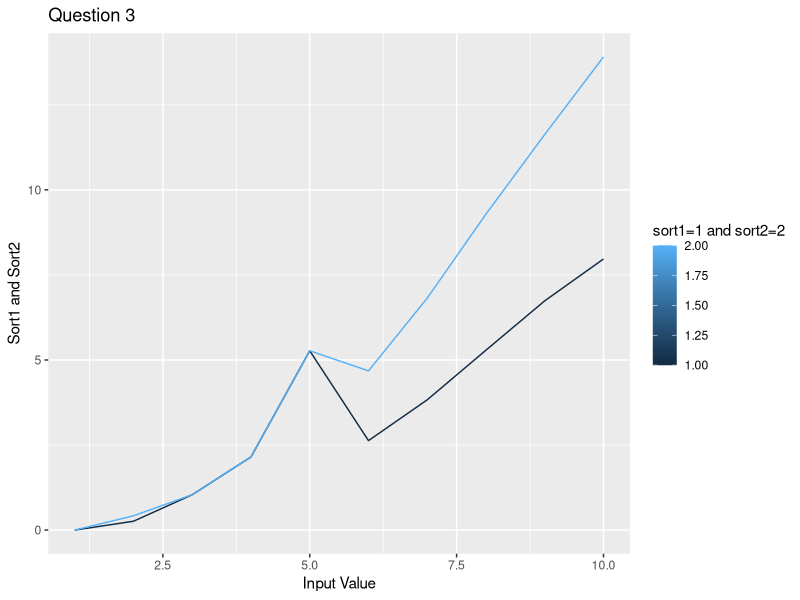

Generate this figure with R:
library(ggplot2)
t=read.csv("result.csv")
gg<-ggplot(t)+geom_line(aes(x=input,y=sort1,color=1))+geom_line(aes(x=input,y=sort2,color=2))
gg<-gg+labs(title="Question 3",x="Input Value",y="Sort1 and Sort2")
gg<-gg+scale_color_continuous(name="sort1=1 and sort2=2")
ggsave("ques4graph.png",plot=gg)